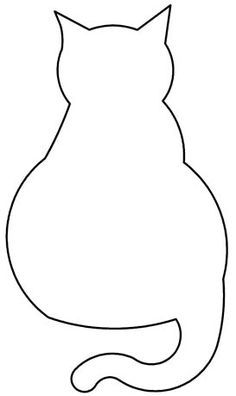
#> input picture Data Sample/animal shapes/cat.jpg, 236 x 396 px
$ python -i Brand_Shape_Contour_Detection.py   (imports and definitions only)
#> lines starting #> are read from the running program, lines starting #| are printed output that depends on the picture; after the words box and inside, x2 and y2 are one past the last pixel; in counts of white or black regions, pixels touching at a corner belong together
#> further down, picture is the input picture: shape (396, 236, 3); min 0, max 255, mean 247.5
# -*- coding: utf-8 -*-
"""
Created on Wed Apr 17 15:04:15 2019

@author: emily.gu
"""

'''
This function finds and stores all contours of an image:
'''
import cv2
import operator
import pandas as pd

def img2contour(img):  # the image has to be gray-scale
    '''
    given an image:
        1) convert image to gray scale, identify whether it has black or white background
        2) improve the contrast of the image for better contour detection
        3) identify the threshold at which background becomes image content
    Note:
    - some images have an outer edge: make sure the outer edge is convert to the background
    - Contour detection operates on binary image data. Need to identify whether the image has black/white blackground:
        1) obtain the pixcel value that has the highest density. The background color value should be somewhere around this pixcel value
        2) if this pixcel value >=128, then the image has a white background. Otherwise it has a black background

    - if the image has white background, to find the threshold:
        1) locate to the black pixel area
        2) find the peak pixel within the black area
        3) The threshold is the (highest peak pixel value+50) -- we can change the value 50 to make the estimation more accurate
            we can also make it the mid point between the two peaks on two sides of the histogram

    - if the image has black background, to find the threshold:
        1) locate to the white pixel area
        2) find the peak pixel within the white area
        3) The threshold is the (highest peak pixel value-50) -- we can change the value 50 to make the estimation more accurate
             we can also make it the mid point between the two peaks on two sides of the histogram
    '''
    # find the pixel value with highest frequency, use that to identify whether the background is black or white:
    hist = cv2.calcHist([img],[0],None,[256],[0,256])
#> hist = 256 values, max 79390 at index 255, min 3 at index 144, mean 365.1
    background_color, value = max(enumerate(hist), key=operator.itemgetter(1))
#> background_color = 255; value = [79390]

    # some image have boders at the outer edge: remove the boarders by assigning the background value to outer edge
    for i in range(img.shape[0]):
        for j in range(img.shape[1]):
            img[0,j]=background_color
            img[i,0]=background_color
            img[img.shape[0]-1,j]=background_color
            img[i,img.shape[1]-1]=background_color

    if background_color>=128:  # white background
        # to increase the contrast of an image, if  background is too bright, try alpha<1
        img = cv2.convertScaleAbs(img, alpha=0.8, beta=0)
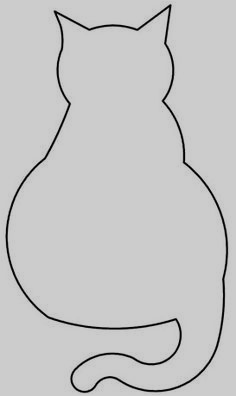
#> img: shape (396, 236, 3); min 0, max 204, mean 198

        # use the updated image to calculate threshold
        hist = cv2.calcHist([img],[0],None,[256],[0,256])
#> hist = 256 values, max 79454 at index 204, min 0 at index 205, mean 365.1
        background_color_update, value = max(enumerate(hist), key=operator.itemgetter(1))
#> background_color_update = 204; value = [79454]
        # after identifying the background, look for the threshold: [(peak pixel) + (peak pixel on the opposite side)]/2
        # use this information for contour detection
        pixel_df=pd.DataFrame(hist)
#> pixel_df = table of 256 rows and 1 columns
        # obtain the most frenquent pixel on the "other side" to calculate threshold later
        sliced_pixel=pixel_df.loc[0:129,:]
#> sliced_pixel = table of 130 rows and 1 columns
        pixel_thresh_temp=sliced_pixel.idxmax(axis=0)[0]
#> pixel_thresh_temp = 0
        pixel_thresh=(pixel_thresh_temp+background_color_update)/2
#> pixel_thresh = 102

        ret, thresh = cv2.threshold(img, pixel_thresh, 255,cv2.THRESH_BINARY_INV) # contour detection for white background
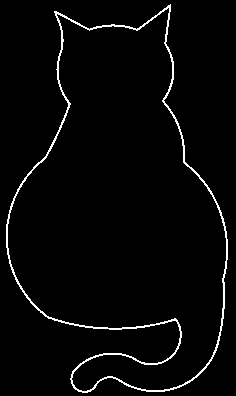
#> thresh: shape (396, 236, 3); 2.8% white in thin lines or dots
#> ret = 102

    else: # black background
        # to increase the contrast of an image, if  foregound is too dark, try alpha>1
        img = cv2.convertScaleAbs(img, alpha=2.2, beta=0)
        hist = cv2.calcHist([img],[0],None,[256],[0,256])
        background_color_update, value = max(enumerate(hist), key=operator.itemgetter(1))
        pixel_df=pd.DataFrame(hist)
        sliced_pixel=pixel_df.loc[129:,:]
        pixel_thresh_temp=sliced_pixel.idxmax(axis=0)[0]
        pixel_thresh=(pixel_thresh_temp+background_color_update)/2

        ret, thresh = cv2.threshold(img, pixel_thresh, 255,cv2.THRESH_BINARY) # contour detection for black background

    # fill the holes in the image
    # thresh = ndi.binary_fill_holes(thresh)
    # use RETR_EXTERNAL to retrieve only the most external contour
#> (the run stopped early here; a loop or call above may not have finished)

$ run again, on Data Sample/animal shapes/human.jpg
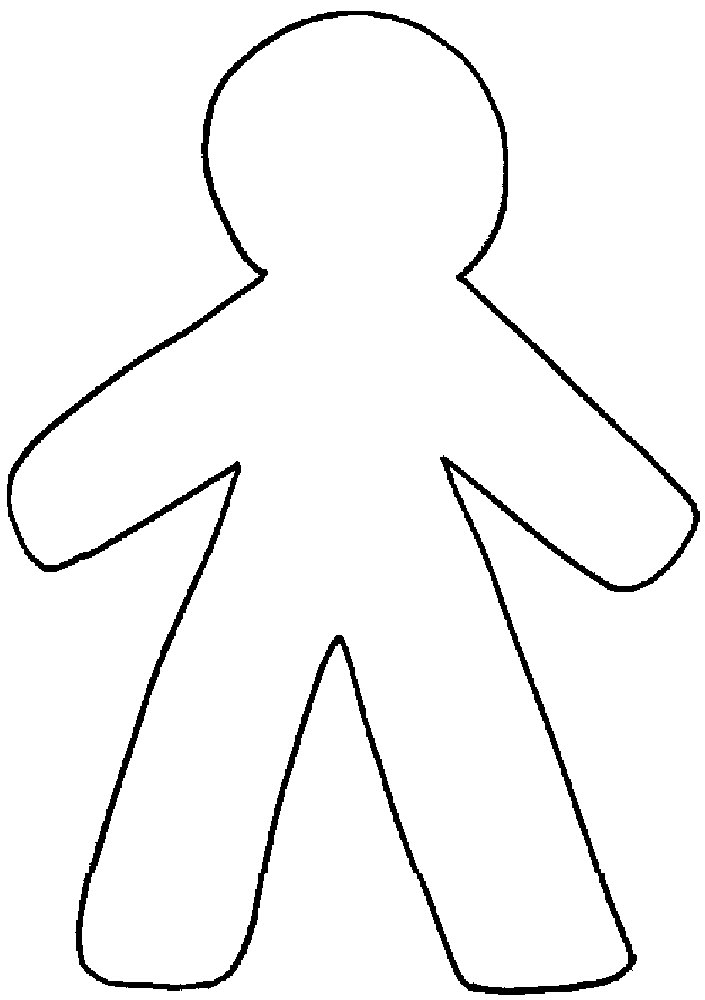
#> input picture Data Sample/animal shapes/human.jpg, 705 x 1000 px
#> picture is the input picture: shape (1000, 705, 3); min 0, max 255, mean 245.7
#> in img2contour, `hist = cv2.calcHist([img],[0],None,[256],[0,256])`: hist = 256 values, max 661752 at index 255, min 0 at index 21, mean 2753.9
#> in img2contour, `background_color, value = max(enumerate(hist), key=operator.itemgetter..`: background_color = 255; value = [661752]
#> in img2contour, `img = cv2.convertScaleAbs(img, alpha=0.8, beta=0)`:
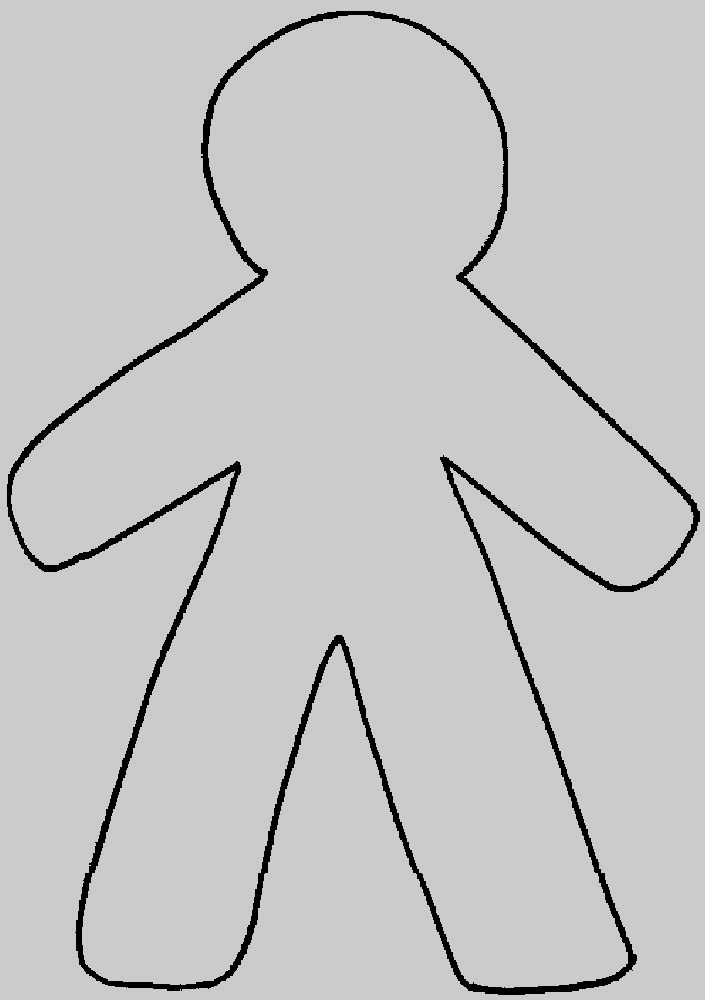
#> img: shape (1000, 705, 3); min 0, max 204, mean 196.6
#> in img2contour, `hist = cv2.calcHist([img],[0],None,[256],[0,256])`: hist = 256 values, max 661790 at index 204, min 0 at index 17, mean 2753.9
#> in img2contour, `background_color_update, value = max(enumerate(hist), key=operator.ite..`: background_color_update = 204; value = [661790]
#> pixel_df = table of 256 rows and 1 columns
#> sliced_pixel = table of 130 rows and 1 columns
#> pixel_thresh_temp = 0
#> pixel_thresh = 102
#> in img2contour, `ret, thresh = cv2.threshold(img, pixel_thresh, 255,cv2.THRESH_BINARY_I..`:
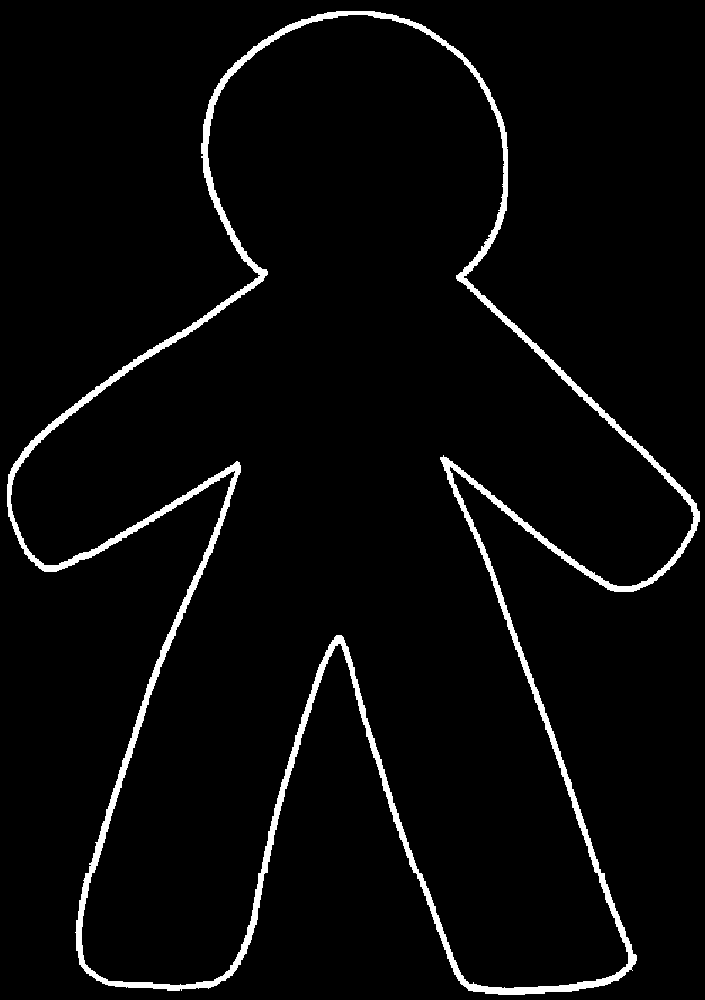
#> thresh: shape (1000, 705, 3); 3.6% white; 1 white region, box (x1, y1, x2, y2) and area: (7, 11, 700, 995) 25511

$ run again, on Data Sample/animal shapes/rabbit.jpg
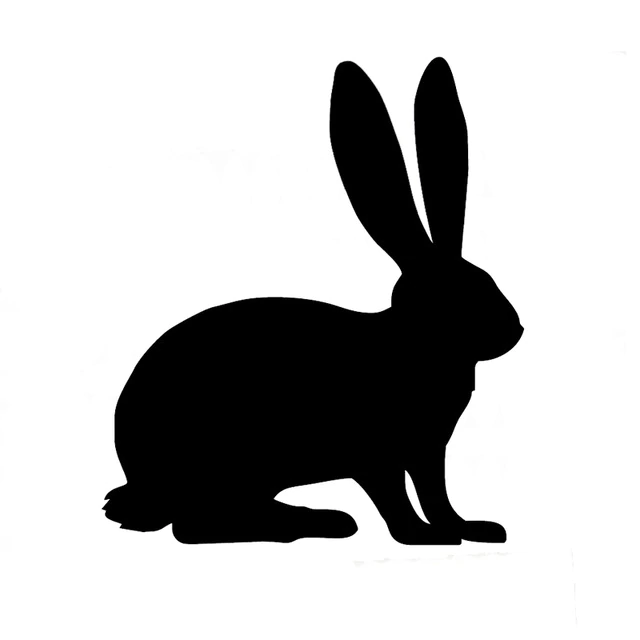
#> input picture Data Sample/animal shapes/rabbit.jpg, 640 x 640 px
#> picture is the input picture: shape (640, 640, 3); mean B, G, R 191.8, 191.8, 191.8
#> in img2contour, `hist = cv2.calcHist([img],[0],None,[256],[0,256])`: hist = 256 values, max 297846 at index 255, min 0 at index 25, mean 1600
#> in img2contour, `background_color, value = max(enumerate(hist), key=operator.itemgetter..`: background_color = 255; value = [297846]
#> in img2contour, `img = cv2.convertScaleAbs(img, alpha=0.8, beta=0)`:
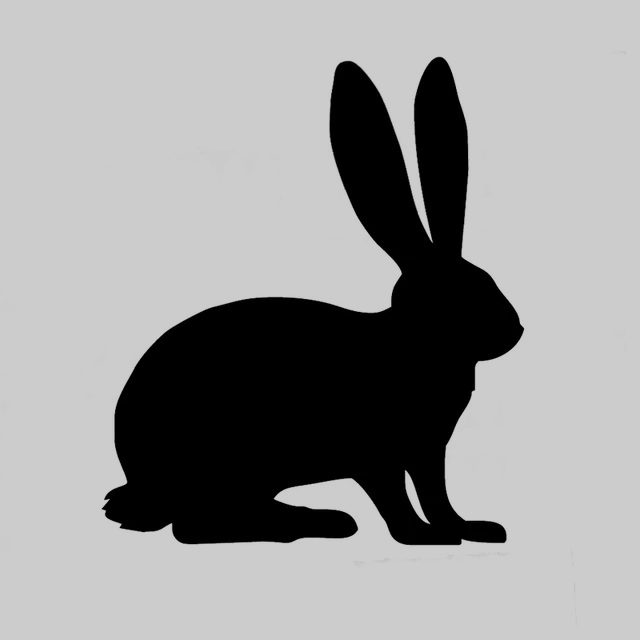
#> img: shape (640, 640, 3); mean B, G, R 153.4, 153.4, 153.4
#> in img2contour, `hist = cv2.calcHist([img],[0],None,[256],[0,256])`: hist = 256 values, max 297940 at index 204, min 0 at index 20, mean 1600
#> in img2contour, `background_color_update, value = max(enumerate(hist), key=operator.ite..`: background_color_update = 204; value = [297940]
#> pixel_df = table of 256 rows and 1 columns
#> sliced_pixel = table of 130 rows and 1 columns
#> pixel_thresh_temp = 0
#> pixel_thresh = 102
#> in img2contour, `ret, thresh = cv2.threshold(img, pixel_thresh, 255,cv2.THRESH_BINARY_I..`:
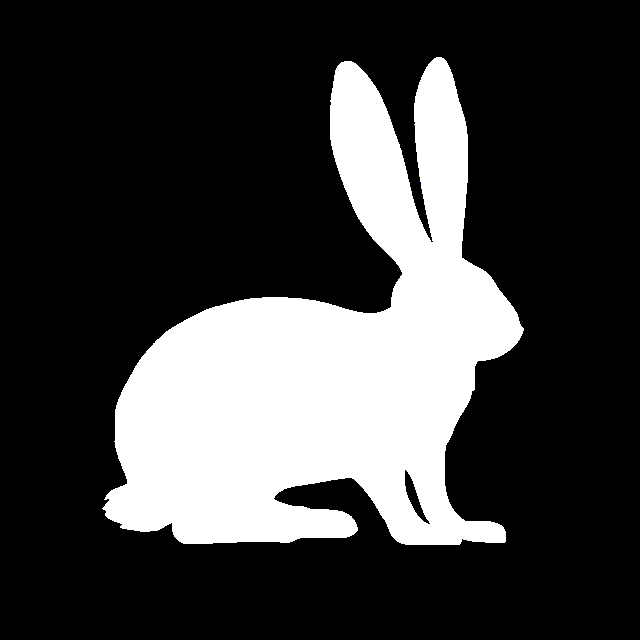
#> thresh: shape (640, 640, 3); mean B, G, R 63.2, 63.2, 63.2
